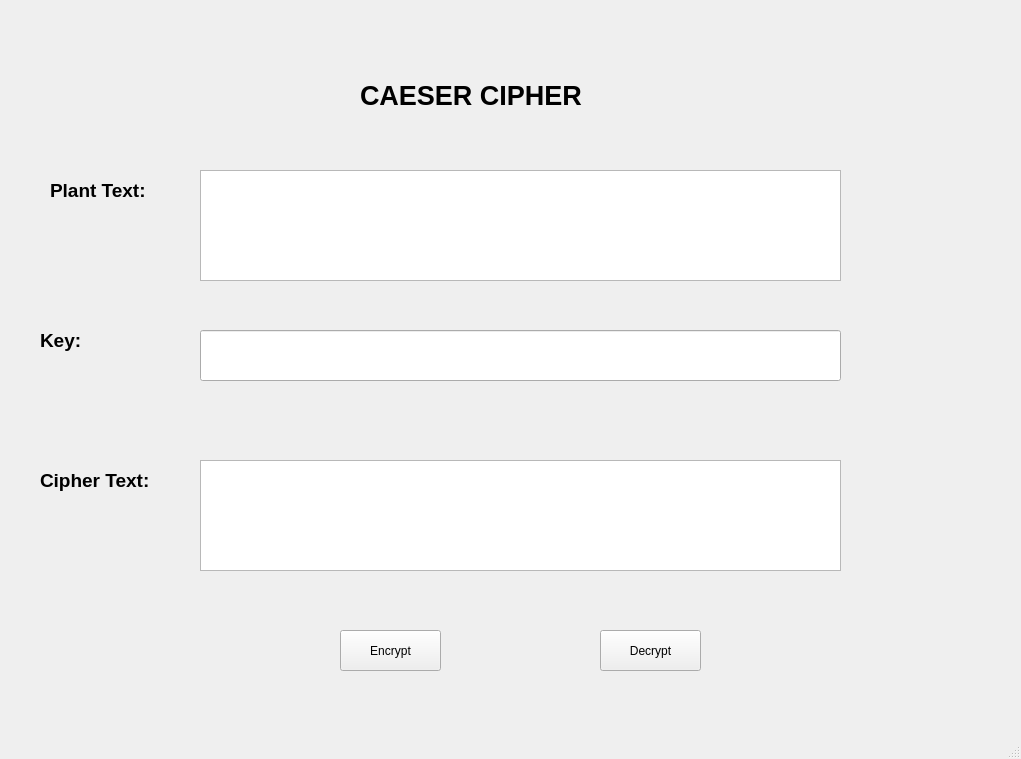
<?xml version="1.0" encoding="UTF-8"?>
<ui version="4.0">
 <class>MainWindow</class>
 <widget class="QMainWindow" name="MainWindow">
  <property name="geometry">
   <rect>
    <x>0</x>
    <y>0</y>
    <width>1021</width>
    <height>759</height>
   </rect>
  </property>
  <property name="windowTitle">
   <string>MainWindow</string>
  </property>
  <widget class="QWidget" name="centralwidget">
   <widget class="QLabel" name="label">
    <property name="geometry">
     <rect>
      <x>360</x>
      <y>60</y>
      <width>291</width>
      <height>71</height>
     </rect>
    </property>
    <property name="font">
     <font>
      <pointsize>20</pointsize>
      <weight>75</weight>
      <bold>true</bold>
     </font>
    </property>
    <property name="text">
     <string>CAESER CIPHER</string>
    </property>
   </widget>
   <widget class="QLabel" name="label_2">
    <property name="geometry">
     <rect>
      <x>50</x>
      <y>170</y>
      <width>141</width>
      <height>41</height>
     </rect>
    </property>
    <property name="font">
     <font>
      <pointsize>14</pointsize>
      <weight>75</weight>
      <bold>true</bold>
     </font>
    </property>
    <property name="text">
     <string>Plant Text:</string>
    </property>
   </widget>
   <widget class="QLabel" name="label_3">
    <property name="geometry">
     <rect>
      <x>40</x>
      <y>320</y>
      <width>141</width>
      <height>41</height>
     </rect>
    </property>
    <property name="font">
     <font>
      <pointsize>14</pointsize>
      <weight>75</weight>
      <bold>true</bold>
     </font>
    </property>
    <property name="text">
     <string>Key:</string>
    </property>
   </widget>
   <widget class="QLabel" name="label_4">
    <property name="geometry">
     <rect>
      <x>40</x>
      <y>460</y>
      <width>141</width>
      <height>41</height>
     </rect>
    </property>
    <property name="font">
     <font>
      <pointsize>14</pointsize>
      <weight>75</weight>
      <bold>true</bold>
     </font>
    </property>
    <property name="text">
     <string>Cipher Text:</string>
    </property>
   </widget>
   <widget class="QTextEdit" name="txt_plain_text">
    <property name="geometry">
     <rect>
      <x>200</x>
      <y>170</y>
      <width>641</width>
      <height>111</height>
     </rect>
    </property>
   </widget>
   <widget class="QTextEdit" name="txt_cipher_text">
    <property name="geometry">
     <rect>
      <x>200</x>
      <y>460</y>
      <width>641</width>
      <height>111</height>
     </rect>
    </property>
   </widget>
   <widget class="QPushButton" name="btn_encrypt">
    <property name="geometry">
     <rect>
      <x>340</x>
      <y>630</y>
      <width>101</width>
      <height>41</height>
     </rect>
    </property>
    <property name="text">
     <string>Encrypt</string>
    </property>
   </widget>
   <widget class="QPushButton" name="btn_decrypt">
    <property name="geometry">
     <rect>
      <x>600</x>
      <y>630</y>
      <width>101</width>
      <height>41</height>
     </rect>
    </property>
    <property name="text">
     <string>Decrypt</string>
    </property>
   </widget>
   <widget class="QLineEdit" name="txt_key">
    <property name="geometry">
     <rect>
      <x>200</x>
      <y>330</y>
      <width>641</width>
      <height>51</height>
     </rect>
    </property>
   </widget>
  </widget>
  <widget class="QMenuBar" name="menubar">
   <property name="geometry">
    <rect>
     <x>0</x>
     <y>0</y>
     <width>1021</width>
     <height>26</height>
    </rect>
   </property>
  </widget>
  <widget class="QStatusBar" name="statusbar"/>
 </widget>
 <resources/>
 <connections/>
</ui>
